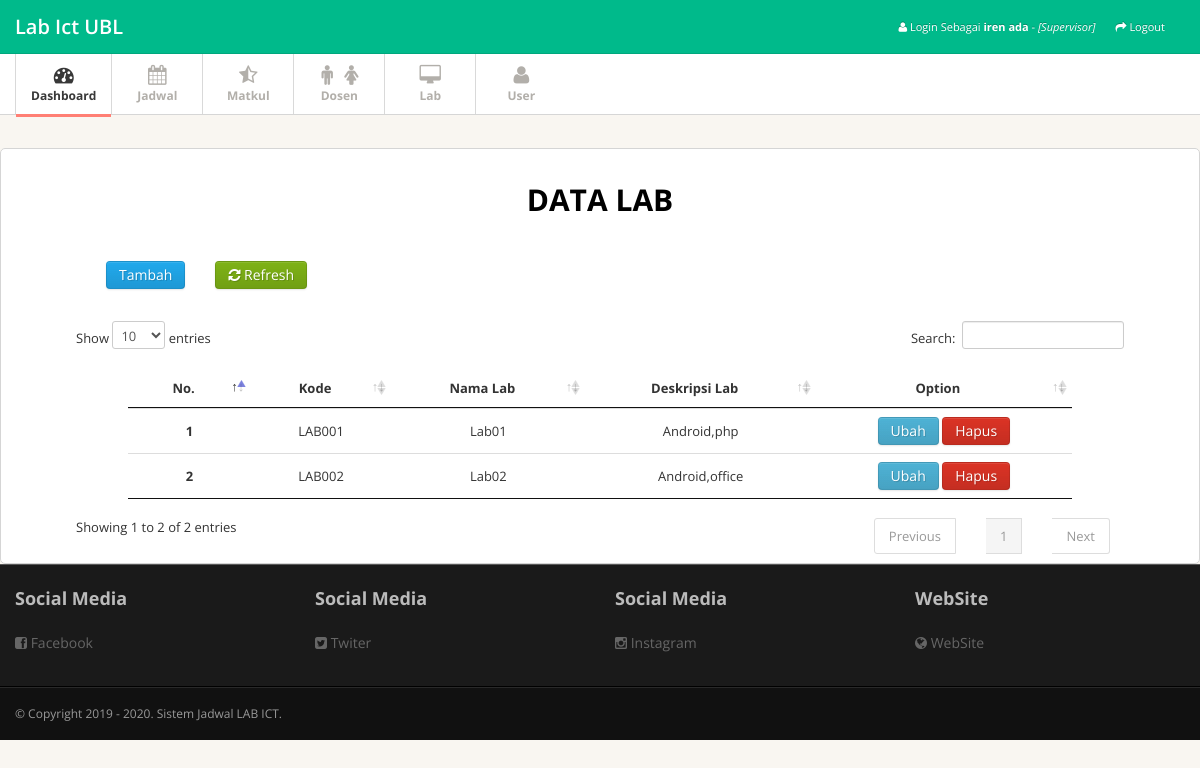
Page /spv/index.php?page=lab (signed in) on the committed database.
### tables this page shows
CREATE TABLE `user` (
  `nim` varchar(10) NOT NULL,
  `password` varchar(18) NOT NULL,
  `nama` varchar(35) NOT NULL,
  `email` varchar(35) NOT NULL,
  `akses` varchar(10) NOT NULL
);

CREATE TABLE `lab` (
  `kd_lab` varchar(6) NOT NULL,
  `nama_lab` varchar(8) NOT NULL,
  `desc_lab` text NOT NULL
);

### spv/pages/list_lab.php (the view, shortened to what this page needs)
<div id="content-wrapper">
<div class="container-fluid">
    <div id="content-wrapper">
        <div class="container-fluid">
            <div class="card-body">
                <div class="table-responsive">
                    <div style="height:20px;"></div>
                            <span style="font-size:30px; color:black"><center><strong>DATA LAB</strong></center></span><br><br>
                                <div class="span">
                                    <span><a href="index.php?page=add_lab" class="btn btn-primary"><span class="glyphicon glyphicon-plus"></span>Tambah</a></span>
                                </div>
                                        <div class="span">
                                            <div class="buttons"><a href="<?php $_SERVER['PHP_SELF']; ?>" class="btn btn-medium btn-success"><i class="icon-refresh"></i> Refresh</a></div>
                                        </div>
                                            <div style="height:60px;"></div>
                                                <table class="table table-hover" id="example" width="90%">
                                                    <thead>
                                                        <tr>
                                                        <th><center>No.</center></th>
                                                        <th><center>Kode</center></th>
                                                        <th><center>Nama Lab</center></th>
                                                        <th><center>Deskripsi Lab</center></th>
                                                        <th><center>Option</center></th>
                                                        </tr>
                                                    </thead>
                                                    <?php
                                                        $query = "SELECT
                                                        *
                                                    FROM
                                                        `lab`
                                                        ";
                                                        $sql = mysqli_query($connect, $query);
                                                        $no = 1;
                                                        while($data = mysqli_fetch_array($sql)){
                                                            echo "<tr class='gradeA'>";
                                                            echo "<td><center><b>".$no."</b></td>";
                                                            echo "<td><center>".$data['kd_lab']."</td>";
                                                            echo "<td><center>".$data['nama_lab']."</center></td>";
                                                            echo "<td><center>".$data['desc_lab']."</td>";
                                                        $kd=$data['kd_lab'];
                                                            echo "<td><center>
                                                                <a class='btn btn-info'  href='index.php?page=lab&&lab=ubah&&kd_lab=$kd'>Ubah</a>
                                                                ";?>
                                                                <a class="btn btn-danger" href="javascript: if (confirm('Apakah anda yakin ingin menghapus data?')) { window.location.href='proses/lab_proses.php?id=<?php echo $data['kd_lab']?>&&act=del' } else { void('') }; ">Hapus</a>
                                                                </td>
                                                        <?php
                                                            echo "</tr>";
                                                        $no++;
                                                    }
                                                    ?>
                                                </table>
                </div>
            </div>
        </div>
    </div>
</div>
</div>

### spv/header.php (shortened to what this page needs)
<?php include"../koneksi/koneksi.php";
      ?>
<!DOCTYPE html>
<html lang="en">
<head>
<link href="../assets/css/bootstrap.min.css" rel="stylesheet">
<link href="../assets/css/bootstrap-responsive.min.css" rel="stylesheet">
<link href="../assets/css/font-awesome.css" rel="stylesheet">
<link href="../assets/css/style.css" rel="stylesheet">
<link href="../assets/css/pages/dashboard.css" rel="stylesheet">
<link href="../assets/datatables/dataTables.bootstrap4.css" rel="stylesheet">
<link rel="stylesheet" type="text/css" href="../assets/datatables/jquery.dataTables.min.css">
  <?php
      $nim=$_SESSION['nim'];
      $query = "select nama from user where nim='".$nim."'";
      $sql = mysqli_query($connect, $query);
      $data = mysqli_fetch_array($sql);
      $user = $data['nama'];
  ?>
</head>
<body>
<div class="navbar navbar-fixed-top">
  <div class="navbar-inner">
    <div class="container"> <a class="brand" href="index.php"> Lab Ict UBL </a>
      <div class="nav-collapse">
        <ul class="nav pull-right">
          <ul class="nav">
            <li class="" ><a title="" href="#"><i class="icon icon-user"></i> <span class="text">Login Sebagai <b>
              <?php echo $user;?></b> - <i>[Supervisor]</i></span></a></li>
            <li class=""><a title="" href="logout.php"><i class="icon icon-share-alt"></i> <span class="text">Logout</span></a></li>
          </ul>
        </div>
      </div>
    </div>
  </div>
<div class="subnavbar">
  <div class="subnavbar-inner">
    <div class="container">
      <ul class="mainnav">
        <li class="active"><a href="index.php?page=beranda"><i class="icon-dashboard"></i><span>Dashboard</span> </a> </li>
        <li><a href="index.php?page=jadwal"><i class="icon-calendar"></i><span>Jadwal</span> </a> </li>
        <li><a href="index.php?page=matkul"><i class="icon-star-half-empty"></i><span>Matkul</span> </a></li>
        <li><a href="index.php?page=dosen"><i class="icon-male" ></i><i class="icon-female"></i><span>Dosen</span> </a> </li>
        <li><a href="index.php?page=lab"><i class="icon-desktop"></i><span>Lab</span> </a> </li>
        <li><a href="index.php?page=user"><i class="icon-user"></i><span>User</span> </a> </li>
      </ul>
    </div>
  </div>
</div>

### assets/css/style.css (style rules this page uses)
body { background: #f9f6f1; font: 13px/1.7em 'Open Sans'; }
.table td { vertical-align: middle; }
.navbar .container { position: relative; }
.navbar-inner { padding: 7px 0; background: #00ba8b !important; -moz-border-radius: 0; -webkit-border-radius: 0; border-radius: 0; }
.navbar-fixed-top { position: static; }
.navbar .nav a { font-size: 11px; }
.navbar .nav>li>a { color:#fff !important; }
.navbar .brand { font-weight: 600; position: relative; top: 2px; }
.subnavbar { margin-bottom: 2.5em; }
.subnavbar-inner { height: 60px; background: #fff; border-bottom: 1px solid #d6d6d6; }
.subnavbar .container > ul { display: inline-block; height: 80px; padding: 0; margin: 0; }
.subnavbar .container > ul > li { float: left; min-width: 90px; height: 60px; padding: 0; margin: 0; text-align: center; list-style: none; border-left: 1px solid #d9d9d9; }
.subnavbar .container > ul > li > a { display: block; height: 100%; padding: 0 15px; font-size: 12px; font-weight: bold; color: #b2afaa; }
.subnavbar .container > ul > li > a > i { display: inline-block; width: 24px; height: 24px; margin-top: 11px; margin-bottom: -3px; font-size: 20px; }
.subnavbar .container > ul > li > a > span { display: block; }
.subnavbar .container > ul > li.active > a { border-bottom:3px solid #ff7f74; color: #383838; }

### rows in the picture
user: nama "iren ada"
lab: kd_lab "LAB001", nama_lab "Lab01", desc_lab "Android,php"
lab: kd_lab "LAB002", nama_lab "Lab02", desc_lab "Android,office"
